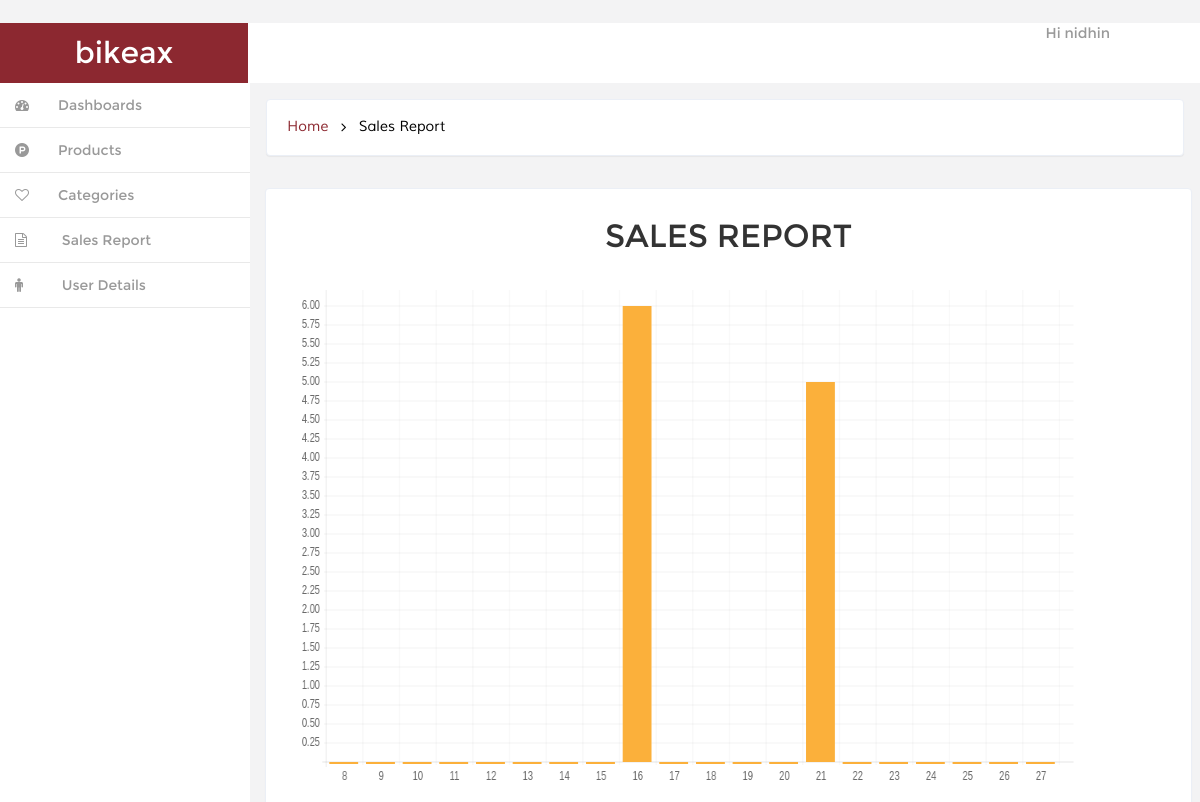
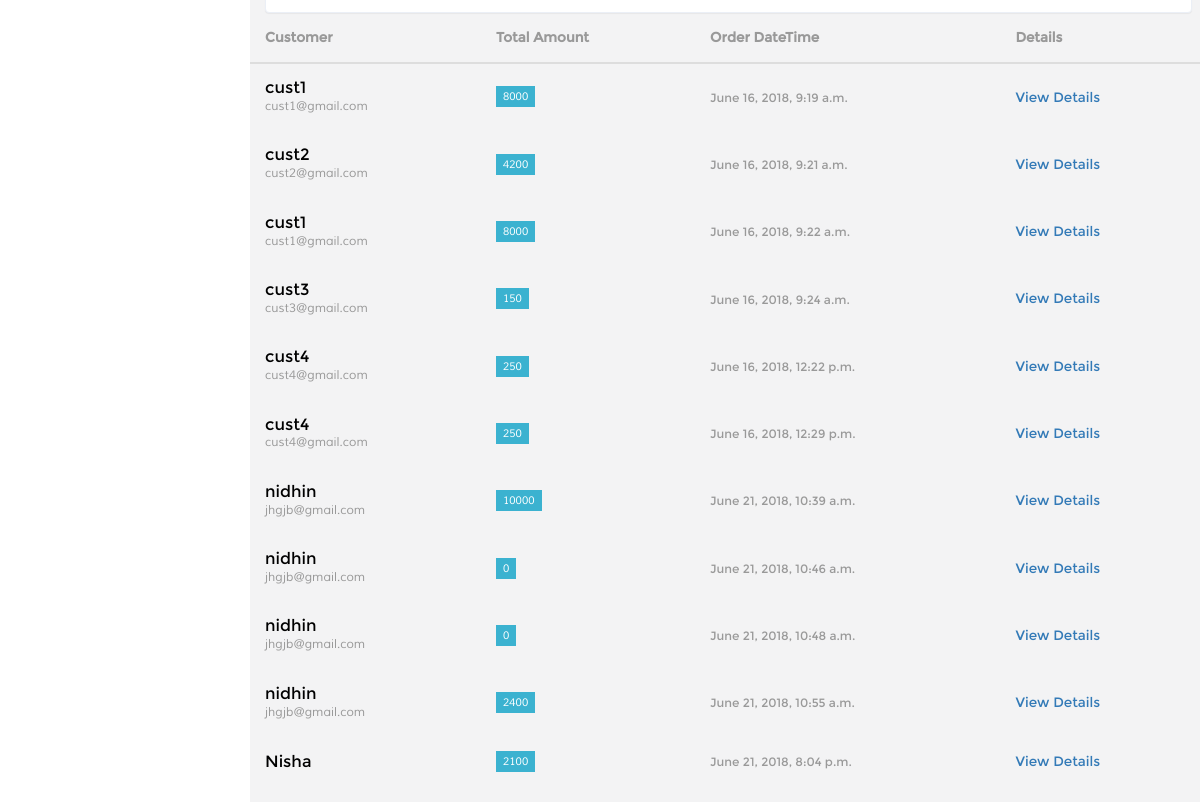
Before: /dashboard/sales/ (signed in) with the older database file (2 pictures, top to bottom).
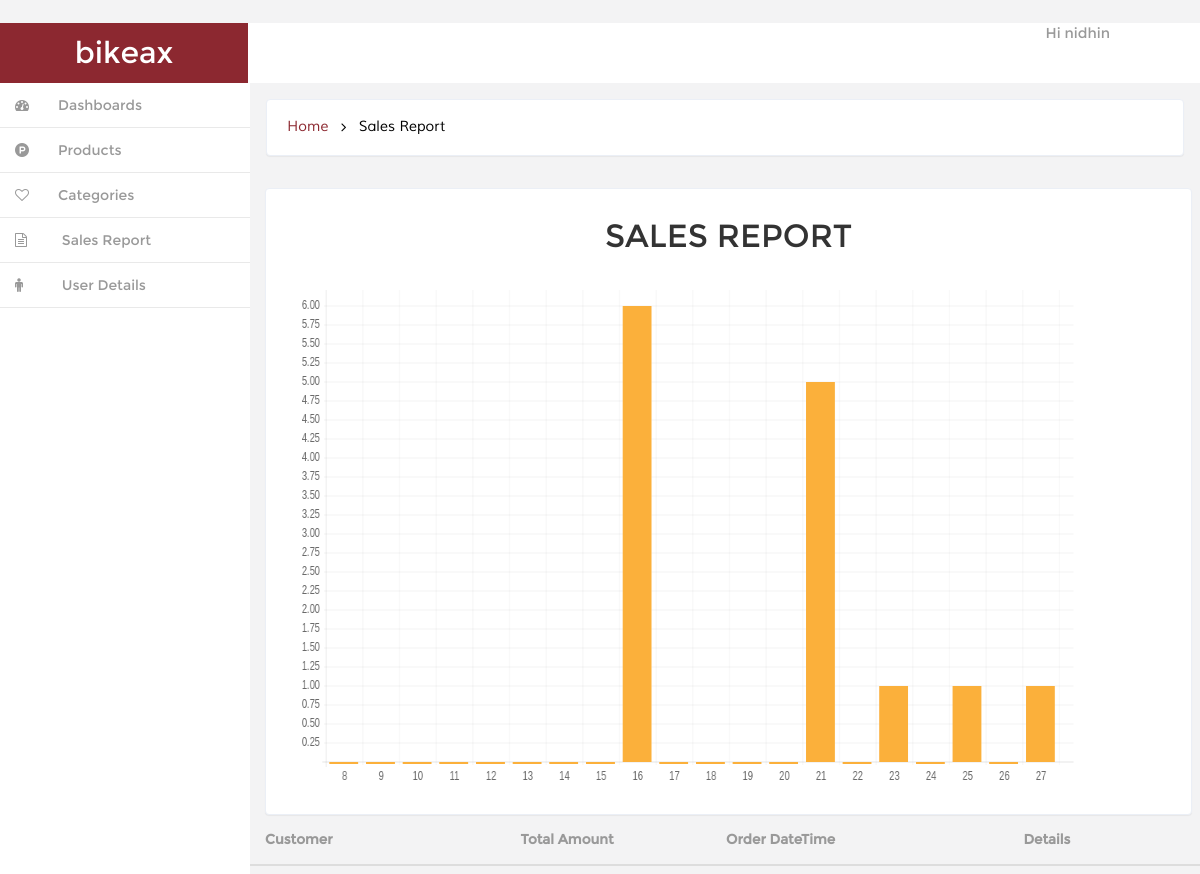
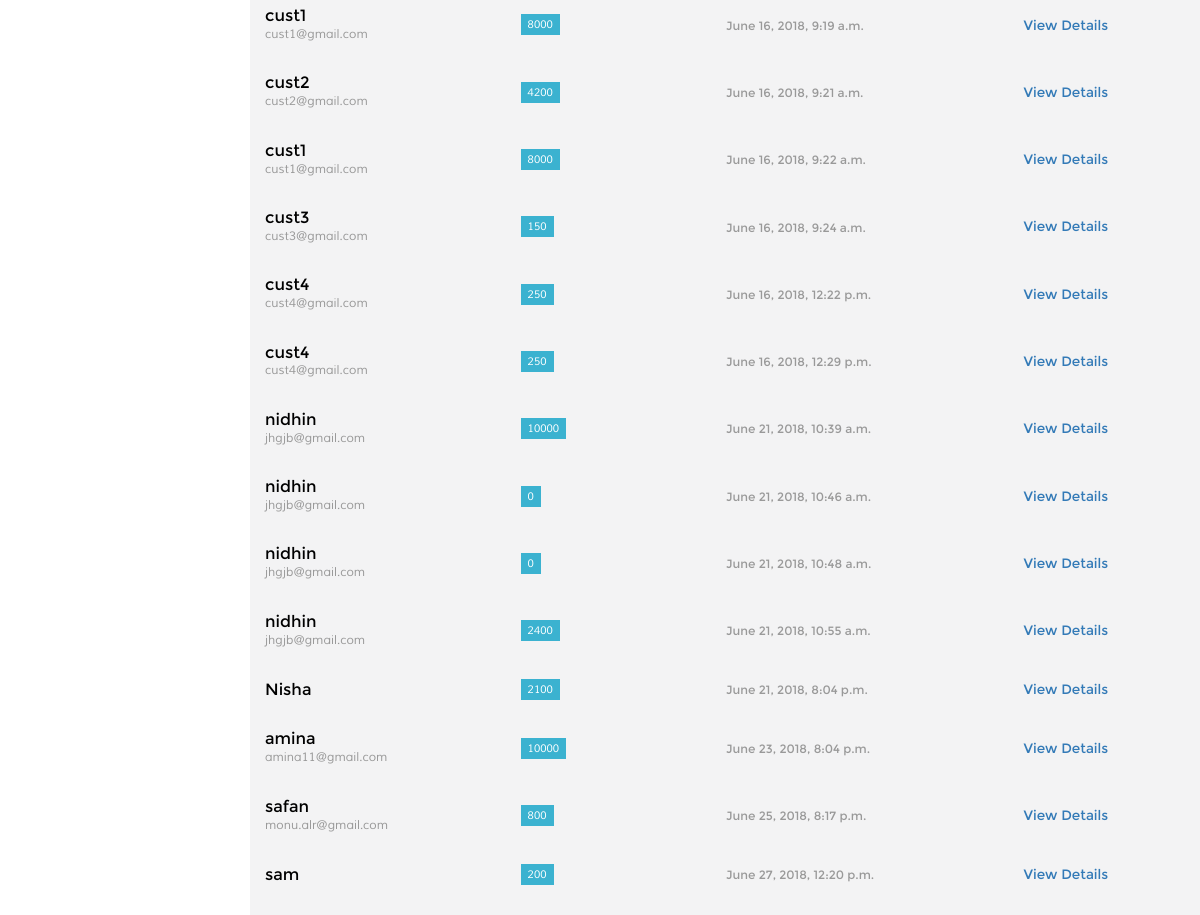
After: the same page with the newer database file (2 pictures, top to bottom).
### ecom/models.py (models this page shows)
class Order(models.Model):
	user = models.ForeignKey(CustomerDetail, on_delete=models.CASCADE, blank=True, null=True)
	totalamount = models.IntegerField(blank=True, null=True, default=0)
	checkout_date = models.DateTimeField(blank=True, null=True)
	def __str__(self):
			return self.user.user.username

class CustomerDetail(models.Model):
	user = user=models.OneToOneField(User,on_delete=models.CASCADE)
	name = models.CharField(max_length=30, blank=True)
        phone_regex = RegexValidator(regex=r'^\+?1?\d{9,11}$', message="Phone number in the format: '+999999999'. Up to 11 digits allowed.")
	phonenumber=models.CharField(validators=[phone_regex], max_length=15, blank=True) # validators should be a list
	Email=models.CharField(max_length=30, blank=True)
	ShippingAddress=models.TextField(max_length=50, blank=True, null=True)
	City=models.CharField(max_length=20,blank=True)
	State=models.CharField(max_length=20,blank=True)
	Landmark=models.CharField(max_length=30,blank=True)
	Pincode=models.IntegerField(default=0, blank=True, null=True)
	def __str__(self):
			return self.user.username

### ecom/views.py (the view)
# urls.py: url(r'^dashboard/sales/$', salesreport, name="sales"),
@user_passes_test(lambda u:u.is_superuser)
def salesreport(request):
    orders= Order.objects.all()
    sal, sal5, days = saletime()
    return render(request,'backend/salesreport.html',{'orders':orders,
                                                      'sal': sal,
                                                      'sal5': sal5,
                                                      'days': days,
                                                        })

### ecom/context_processor.py (called while the page is built)
def cart(request):
    return {'cart': Cart(request)}

### ecom/views.py (called while the page is built)
def saletime():
    sal = []
    days = []
    sal5 = []
    today = timezone.now()
    toda = today.date()
    li = [toda-timedelta(i) for i in range(20)]
    for i in li:
        k = Order.objects.filter(checkout_date__date = i).count()
        c = User.objects.filter(date_joined__date = i).count()
        sal.append(k)
        sal5.append(k+5)
        days.append(i.day)
    sal.reverse()
    days.reverse()
    return sal, sal5, days

### templates/backend/salesreport.html (shortened to what this page needs)
{% extends 'backend/index.html' %}
{% load static %}
{% load widget_tweaks %}
{% block breadcrump %} Sales Report {% endblock %}
{% block contentmain %}
<div class="graph">
<div class="graph-grid">
	<div class="col-md-12 graph-1">
		<div class="grid-1">
									<h4>SALES REPORT</h4>
									<canvas id="bar1" height="500" width="1000" style="width: 1000px; height: 500px;"></canvas>
									<script>
										var barChartData = {
											labels : {{days}},
											datasets : [
												{
													fillColor : "#FBB03B",
													strokeColor : "#FBB03B",
													data : {{sal}}
												},
											]
										};
											new Chart(document.getElementById("bar1").getContext("2d")).Bar(barChartData);
									</script>
								</div>
	</div>
		</div>
			</div>
		 <table class="table">
			 <thead>
			<tr>
					<th>Customer</th>
					<th>Total Amount</th>
					<th>Order DateTime</th>
					<th>Details</th>
			</tr>
			</thead>
		                    <tbody>
		                    {% for order in orders %}
		                        <tr class="table-row">
		                            <td class="table-text">
		                            	<h6>{{ order.user }}</h6>
		                                <p>{{ order.user.Email }}</p>
		                            </td>
		                            <td>
		                            	<span class="fam">{{ order.totalamount }}</span>
		                            </td>
		                            <td class="march">
		                               <h6>{{ order.checkout_date }}</h6>
		                            </td>
		                             <td >
									 							 	<a href="{% url 'orderdet' pk=order.pk %}">View Details</a>
		                            </td>
		                        </tr>
		                         {% endfor %}
		                    </tbody>
		                </table>
{% endblock %}

Changed rows visible on the page:
added Order: user "amina", user.Email "amina11@gmail.com", totalamount "10000", checkout_date "June 23, 2018, 8:04 p.m."
added Order: user "safan", user.Email "monu.alr@gmail.com", totalamount "800", checkout_date "June 25, 2018, 8:17 p.m."
added Order: user "sam", totalamount "200", checkout_date "June 27, 2018, 12:20 p.m."
Other visible differences:
chart data {{ sal }}: [0, 0, 0, 0, 0, 0, 0, 0, 6, 0, 0, 0, 0, 5, 0, 0, 0, 0, 0, 0] → [0, 0, 0, 0, 0, 0, 0, 0, 6, 0, 0, 0, 0, 5, 0, 1, 0, 1, 0, 1]
